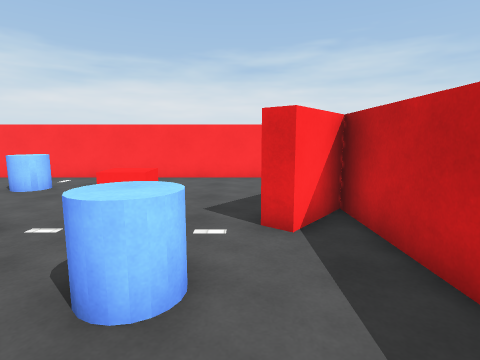
[1] (above)

21 first-person views from a walk through a 3-D level made in the Unity game engine. The camera is 1.4 m above the floor, tilts 8° down and sees 80° across. The floor is counted in squares, 1 m on a side. Each view is taken from the middle of a square. On the plan, view 1 faces up. The plan holds only what a view shows up to about 14 squares ahead; the rest is blank. Surface patterns are stand-ins for the level's own textures.

[2]
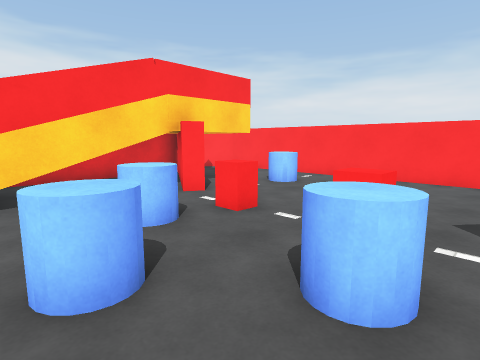

[3]
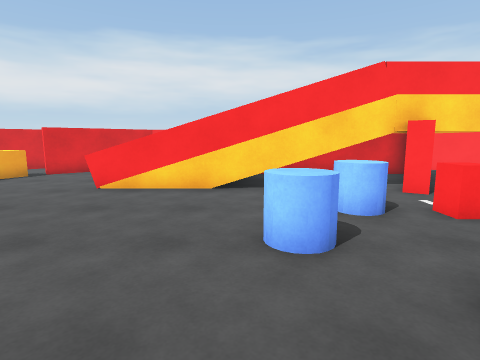

[4]
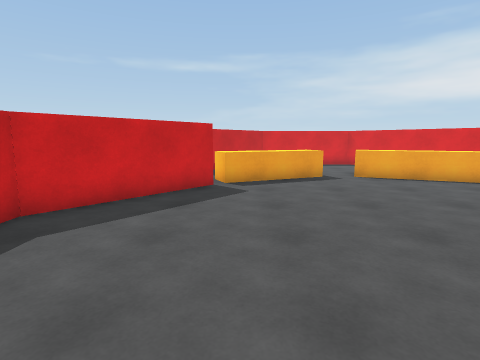

[5]
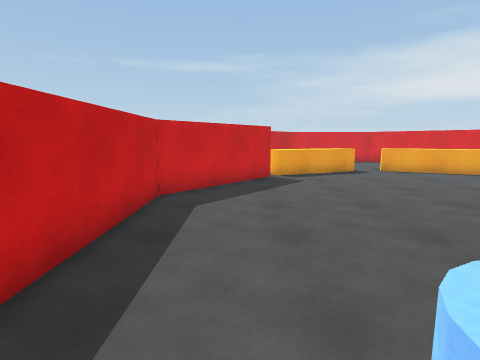

[6]
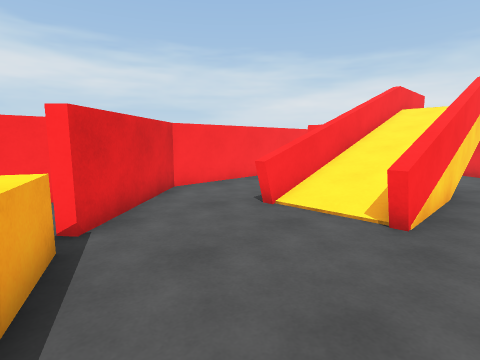

[7]
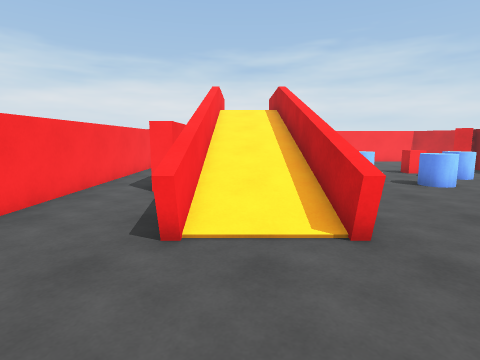

[8]
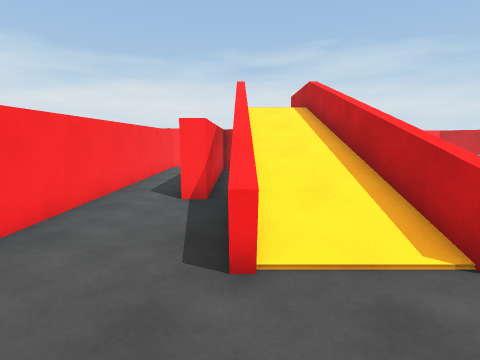

[9]
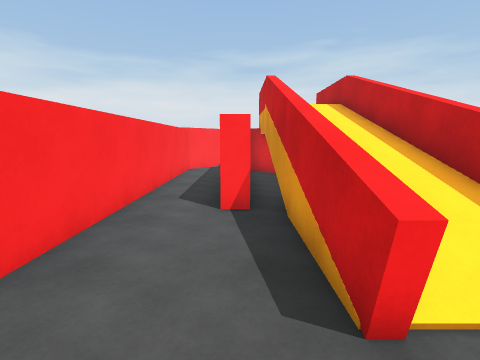

[10]
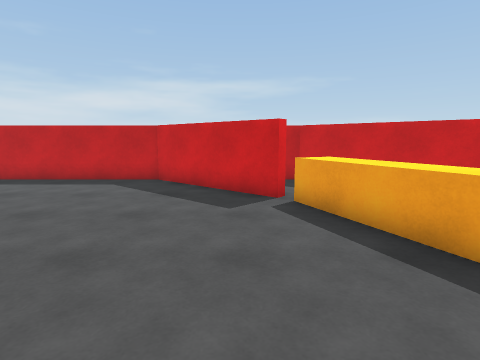

[11]
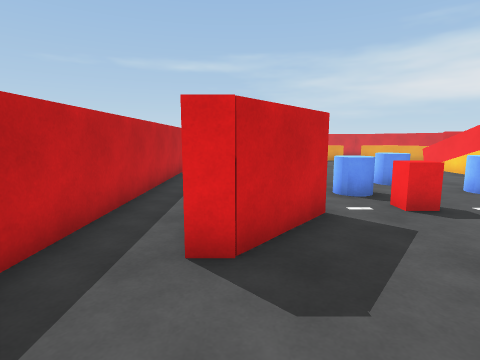

[12]
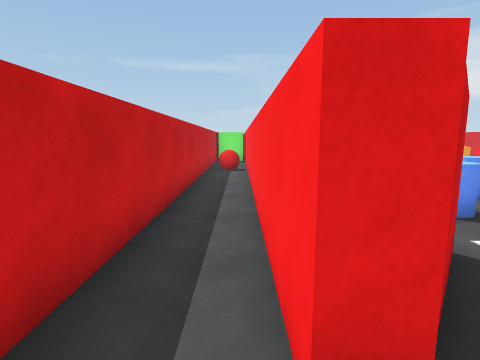

[13]
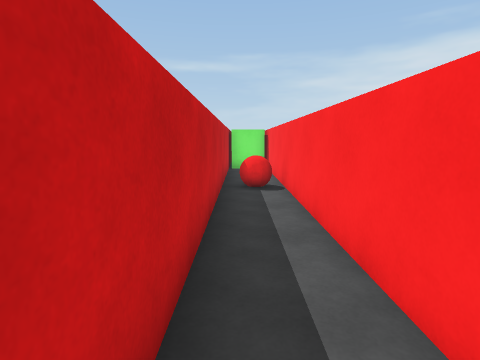

[14]
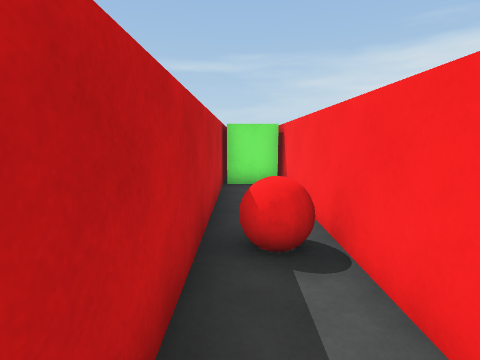

[15]
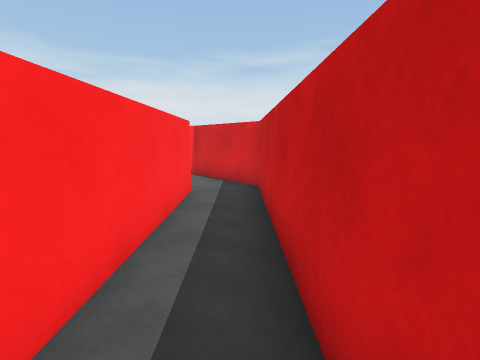

[16]
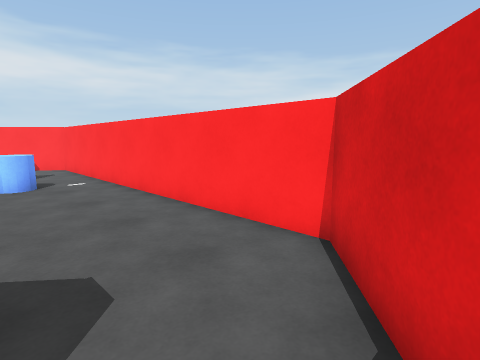

[17]
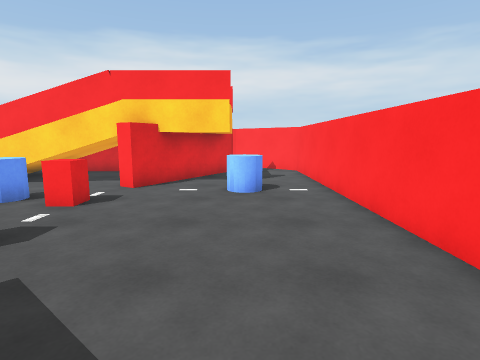

[18]
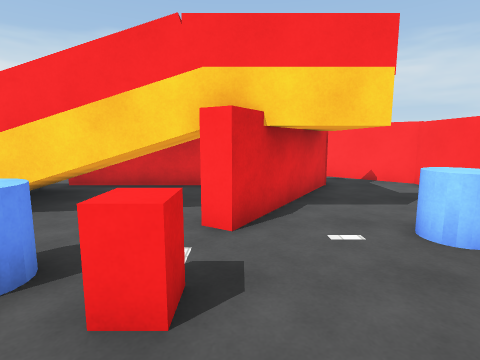

[19]
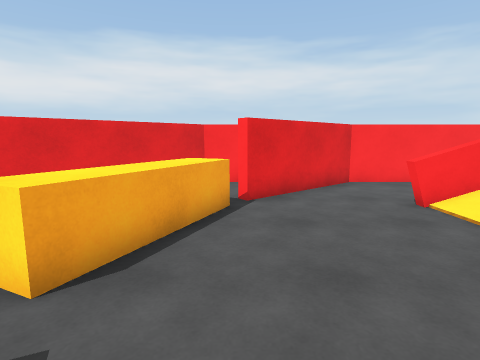

[20]
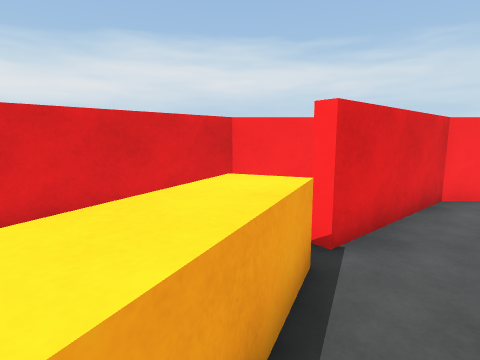

[21]
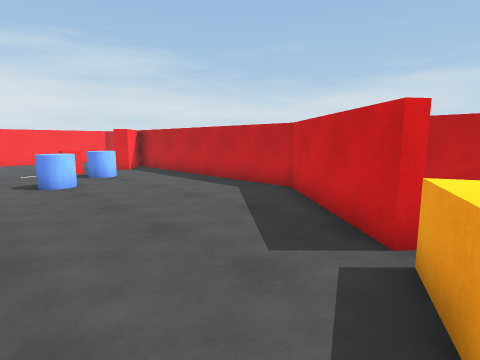

### Floor plan
Key: @ floor where view 1 was taken; # wall or solid block; . floor; / step, stairs or slope; = window, fence, low wall or low ledge; ^ raised ledge; v drop or lower ground; C blue cylinder; B red ball.
Columns run from 14 left of view 1 to 5 right of it. Each row starts with its distance up from view 1.
 11   ################
 10   #..............##
  9  ##.....C.........#
  8 ##.# v#.C.........##
  7 #..#^  =...........#
  6 #..#=  =........##.#
  5 #..#=  =.......###.#
  4 #..#=//=..^.^..###.#
  3 #..#=//=.C...C..##.#
  2 #..#=//=.CC..C..##.#
  1 #..#=//=...C....##.#
  0 #..#=//=...C..@.##.#
 -1 #...=//=........##.#
 -2 #...=//=........##.#
 -3 #...=//=........##.#
 -4 #...=//=........##.#
 -5 ##=............###.#
 -6  ##...........###BB#
 -7  ###.........#####.#
 -8  #.#=........#  ##.#
 -9  #..^^^....^^=..##.#
-10  ##  ^^^=^^^#  ###.#
-11   #    =      ######
-12   ##         ##  ###

Positions as (right, up) in squares from view 1, and headings:
1: (0, 0), facing up
2: (0, 0), facing up-left
3: (1, 0), facing left
4: (-2, 1), facing down
5: (0, 3), facing down
6: (-6, -9), facing up-left
7: (-9, -8), facing up
8: (-10, -7), facing up
9: (-11, -6), facing up
10: (-8, -7), facing right
11: (2, 10), facing down
12: (3, 8), facing down
13: (4, 3), facing down
14: (4, -2), facing down
15: (4, -1), facing up
16: (4, 7), facing up-left
17: (2, 8), facing left
18: (-2, 5), facing left
19: (-4, -8), facing left
20: (-7, -9), facing left
21: (-5, -9), facing up-right
